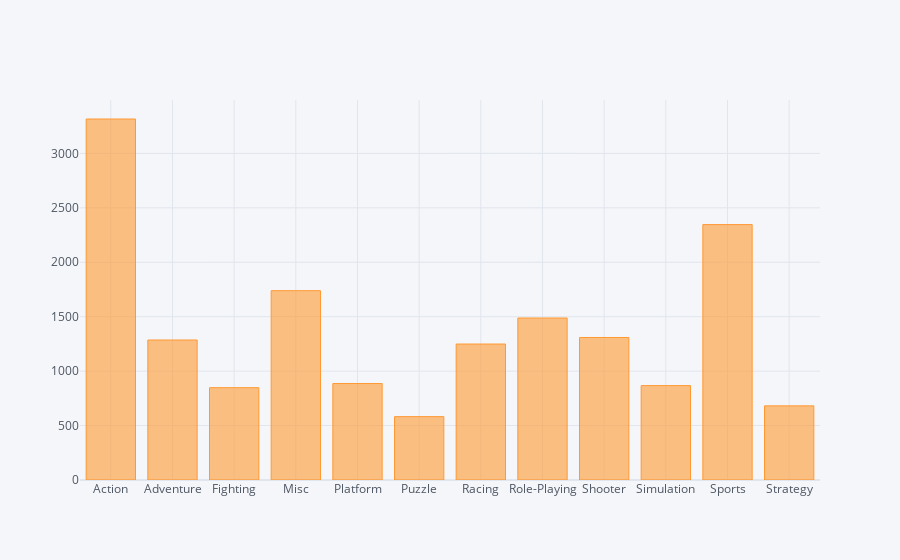

Notebook source saved alongside this figure:
### Code cell
df.groupby('Genre')['Name'].count().iplot(kind = 'bar')

### Figure 1 — Plotly figure (JSON) as saved in the notebook; plotly's stock layout.template omitted (floating-point values rounded to 4 significant figures)
{"data": [{"marker": {"color": "rgba(255, 153, 51, 0.6)", "line": {"color": "rgba(255, 153, 51, 1.0)", "width": 1}}, "name": "Name", "orientation": "v", "text": "", "type": "bar", "x": ["Action", "Adventure", "Fighting", "Misc", "Platform", "Puzzle", "Racing", "Role-Playing", "Shooter", "Simulation", "Sports", "Strategy"], "y": [3316, 1286, 848, 1739, 886, 582, 1249, 1488, 1309, 867, 2346, 681]}], "layout": {"legend": {"bgcolor": "#F5F6F9", "font": {"color": "#4D5663"}}, "paper_bgcolor": "#F5F6F9", "plot_bgcolor": "#F5F6F9", "title": {"font": {"color": "#4D5663"}}, "xaxis": {"gridcolor": "#E1E5ED", "showgrid": true, "tickfont": {"color": "#4D5663"}, "title": {"font": {"color": "#4D5663"}, "text": ""}, "zerolinecolor": "#E1E5ED"}, "yaxis": {"gridcolor": "#E1E5ED", "showgrid": true, "tickfont": {"color": "#4D5663"}, "title": {"font": {"color": "#4D5663"}, "text": ""}, "zerolinecolor": "#E1E5ED"}}}
